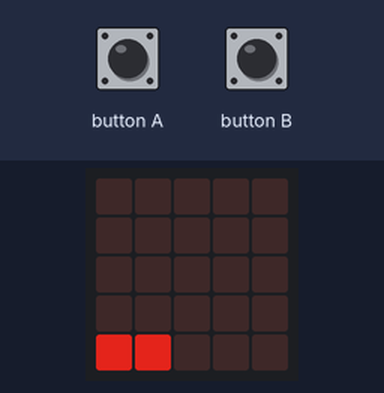
This program was run on a simulated BBC micro:bit running MicroPython. Shown: the board's 5×5 LED display. Inputs (shaded band) come from the test bench. Dim RGB values are drawn brighter than linear; random numbers come from a fixed seed; the 48×5 strip is a reading aid, not a part: it shows the text the display is scrolling, unrolled, one strip-width of it at a time.

Above: at 1.27 s.
1.3 s: button B pressed for 0.15 s
At 1.4 s:
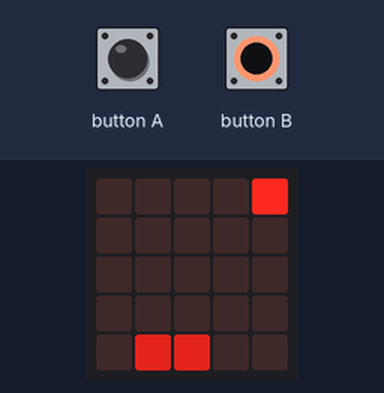
3.2 s: button A pressed for 0.15 s
At 3.34 s:
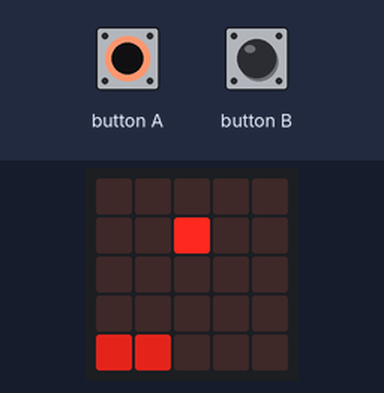
5.5 s: button B pressed for 1 s
At 5.86 s:
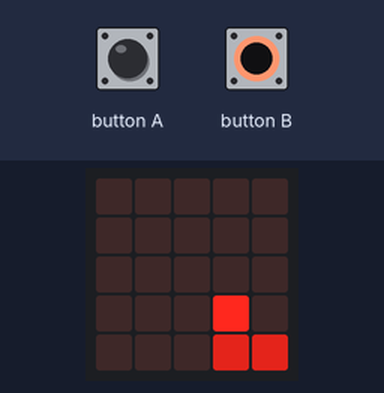
8.0 s: button A pressed for 0.15 s
At 8.53 s:
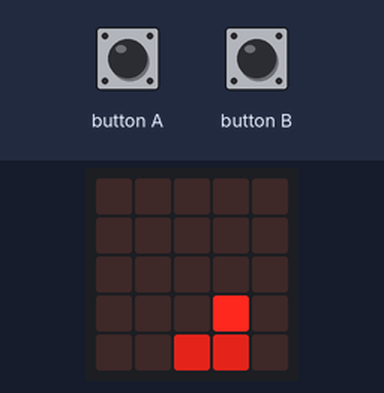
10.1 s: button B pressed for 0.15 s
At 10.27 s:
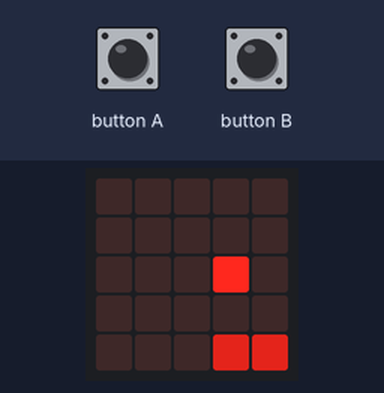

The program:

red_rain.py
```python
# Red Rain by Matt Land, June 2016
# ~~~~~~~~~~~
# This is a game for the BBC Microbit, where the player moves an 'umbrella'
# at the bottom of the LED matrix, using the A and B buttons.
# Rain drops fall from the top of the LED matrix, and can be reflected
# when the player successfully blocks them using the umbrella.
#
# Game speed will increase after the player completes each level. To complete
# a level, block ten rain drops with the umbrella before missing five.
# Missing five drops on one level will cause the game to end.
#
# Scoring is awarded based on successfully blocking rain drops.
# Points are awarded based on current level difficulty, as well as the length
# of the current 'streak' of successful reflections. The length of the streak does
# not reset between levels; a long streak is the best way to maximize player score.
#
# Good luck!

from microbit import *
import random

# sprite store for the paddles
paddle_sprites = [
    "66000",
    "06600",
    "00660",
    "00066",
]
# where the paddle is on screen
paddle_position = 0


def run_paddle():
    # update the paddle position based on player input
    global paddle_position
    if button_a.is_pressed() and paddle_position > 0:
        paddle_position -= 1
    if button_b.is_pressed() and paddle_position < 3:
        paddle_position += 1


# sprite store for the balls
ball_sprites = [
    "90000:",
    "09000:",
    "00900:",
    "00090:",
    "00009:",
]


class ScoreState(object):
    # this object keeps score and increases difficulty of levels
    _hits = 0
    _misses = 0
    _level = 1
    time = 130
    score = 0
    _streak = 0

    def hit(self):
        # register a hit
        self._hits += 1
        self._streak += 1
        self.score += self._streak * self._level * 10
        display.show(Image.SQUARE)
        sleep(25)

    def miss(self):
        # register a miss
        self._misses += 1
        self._streak = 0
        display.show(Image.NO)
        sleep(250)

    def level_complete(self):
        if self._hits < 10:
            return
        display.show(Image.YES)
        sleep(300)
        display.clear()
        sleep(500)
        display.show(image)
        sleep(600)
        self._level += 1
        self.time -= 5
        self._misses = 0
        self._hits = 0
        display.scroll("Level {} Score {}".format(self._level, self.score), delay=75)

    def game_is_over(self):
        if self._misses >= 5:
            return True
        return False


class BallState(object):
    # this tracks and controls the drops that fall from top of screen

    _spawned = False
    _direction = False
    _column = 0
    _row = 0
    score = None

    def _spawn(self):
        if not self._spawned:
            self._column = random.randint(0, 4)
            self._row = -1
            self._spawned = True
            self._direction = False

    def _move(self):
        # falling ball in the field
        if not self._direction and my_ball._row <= 3:
            self._row += 1
            return
        # rising ball
        if self._direction and my_ball._row > -1:
            self._row -= 1
            return

    def _test_collision(self):
        if self._row != 4:  # the ball is not low enough yet
            return
        if self._column == paddle_position or self._column == paddle_position + 1:
            # player hit the ball
            self._hit()
        else:
            self._miss()

    def _despawn(self):
        # get rid of a ball that went off the top or bottom of field
        if not self._direction and my_ball._row == 4:
            self._spawned = False
        if self._direction and my_ball._row == -1:
            self._spawned = False

    def _hit(self):
        # the player hit the ball, change its direction and register the hit
        self._direction = True
        self.score.hit()

    def _miss(self):
        # the player missed the ball, handle that miss and score it
        self._despawn()
        self.score.miss()

    def run(self, score):
        # this is the public entry
        self._spawn()
        self._move()
        self._test_collision()
        self._despawn()

    # this method costs memory, only uncomment if needed
    # def __str__(self):
    #     print('spa: ' + str(self._spawned) + ' row: ' + str(self._row) + ' column: ' + str(self._column) + ' dir: ' + str(self._direction))

    def draw_field(self, row):
        # draw one row of the field
        if not self._spawned or not row is self._row:
            return "00000:"
        return ball_sprites[self._column]


my_score = ScoreState()
my_ball = BallState()
my_ball.score = my_score  # skipping using __init__ since functions cost memory

while True:
    run_paddle()
    my_ball.run(my_score)
    field = [my_ball.draw_field(n) for n in range(4)]
    field = "".join(field) + paddle_sprites[paddle_position]
    image = Image(field)
    display.show(image)
    my_score.level_complete()
    if my_score.game_is_over():
        break
    sleep(my_score.time)

display.scroll("Game Over Score {}".format(my_score.score), loop=True, delay=100)
```
